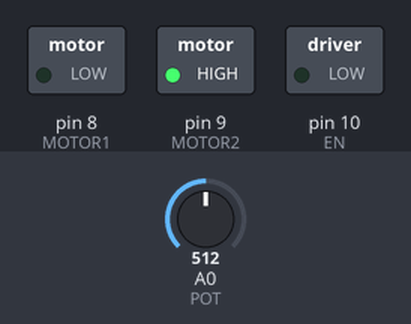
Simulated run of this sketch. Board: Arduino Uno, built with avr-gcc and run on an emulated ATmega328P. Parts: switched loads named in the sketch (green lamp = pin HIGH). The test bench sets the inputs (shaded band); at power-on: A0 (POT) = 512. What the sketch prints to the serial monitor is not drawn.

Above: at 1.2 s.
1.3 s: A0 (POT) set to 716
At 2.2 s:
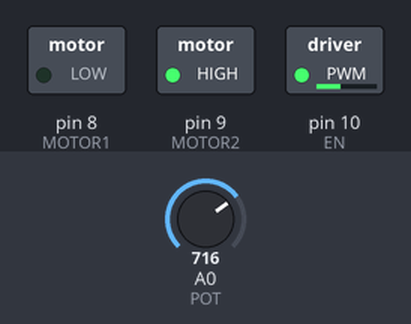
2.8 s: A0 (POT) set to 900
At 3.3 s:
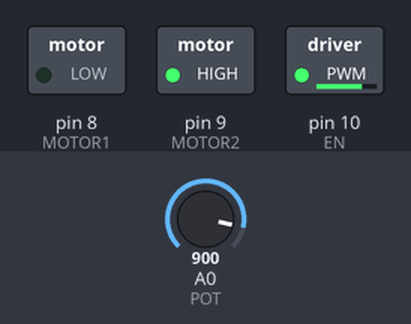
4.3 s: A0 (POT) set to 511
At 4.6 s:
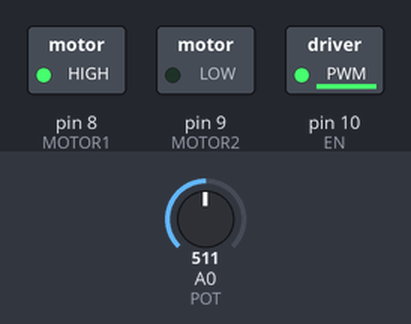
5.8 s: A0 (POT) set to 306
At 6.8 s:
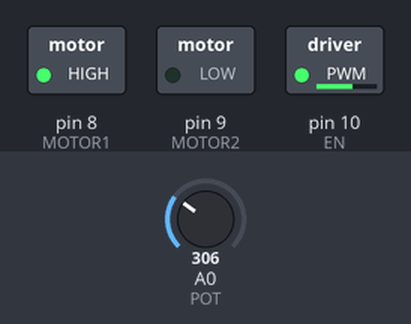
7.3 s: A0 (POT) set to 122
At 8.0 s:
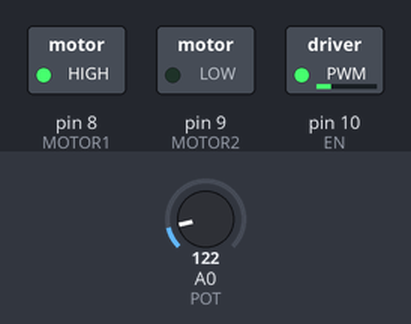
8.8 s: A0 (POT) set to 522
At 10.2 s:
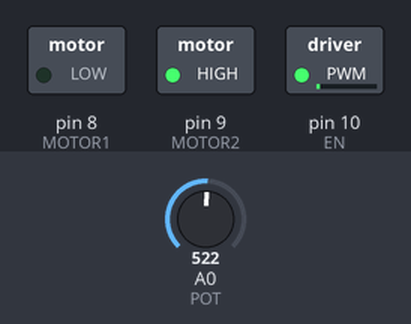
Timing chart, 0 to 11.3 s (numbered marks = the images above; inputs shaded):
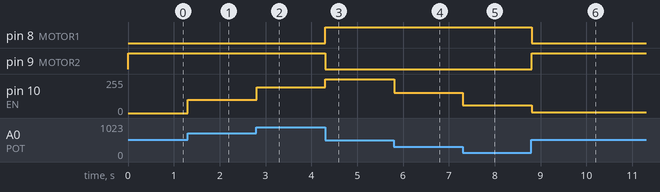

Measured:
- after the input at 1.3 s, pin 10 (EN): 0/255 → 101/255 at once
- after the input at 2.8 s, pin 10 (EN): 101/255 → 193/255 at once
- after the input at 4.3 s, pin 8 (MOTOR1): LOW → HIGH at once; pin 9 (MOTOR2): HIGH → LOW at once; pin 10 (EN): 193/255 → 254/255 at once
- after the input at 5.8 s, pin 10 (EN): 254/255 → 152/255 at once
- after the input at 7.3 s, pin 10 (EN): 152/255 → 60/255 at once
- after the input at 8.8 s, pin 8 (MOTOR1): HIGH → LOW at once; pin 9 (MOTOR2): LOW → HIGH at once; pin 10 (EN): 60/255 → 4/255 at once

The sketch:

Task3.ino
```cpp
#define MOTOR1 8
#define MOTOR2 9
#define EN 10
#define POT 0
int POT_VAL;

void setup() {
  // put your setup code here, to run once:
  Serial.begin(9600);
  pinMode(EN,OUTPUT);
  pinMode(MOTOR1,OUTPUT);
  pinMode(MOTOR2,OUTPUT);

}

void loop() {
  POT_VAL=analogRead(POT);
  //POT_VAL = map(POT_VAL, 0, 1023, 0, 255);
  //analogWrite(EN,POT_VAL);
  if(POT_VAL<(512)){
    POT_VAL = map(POT_VAL, 0, 512, 0, 255);
    Serial.println(POT_VAL);
   analogWrite(EN,POT_VAL);
  digitalWrite(MOTOR1,HIGH);
  digitalWrite(MOTOR2,LOW);
    }else{
      POT_VAL = map(POT_VAL, 512, 1023, 0, 255);
      Serial.println(POT_VAL);
      analogWrite(EN,POT_VAL);
      digitalWrite(MOTOR1,LOW);
      digitalWrite(MOTOR2,HIGH);

      }


  // put your main code here, to run repeatedly:

}
```
